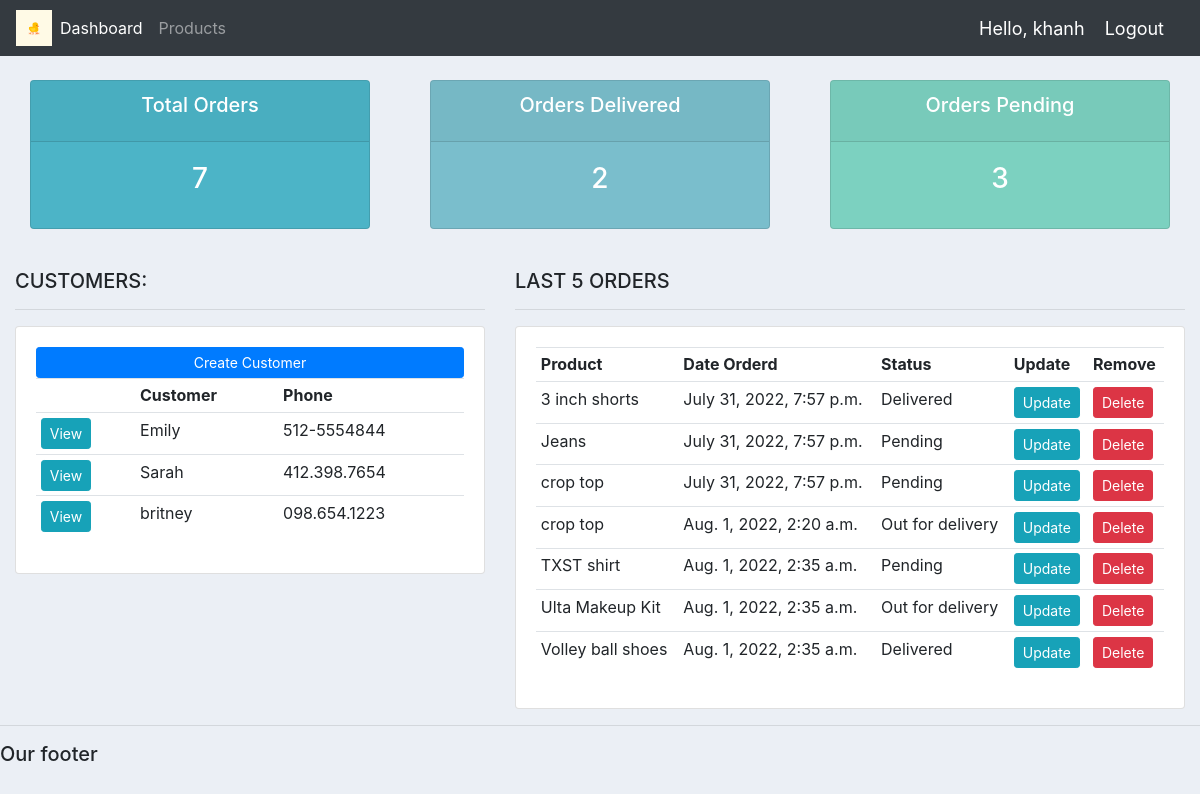
The app's page / (signed in) with its own data.
### accounts/models.py (models this page shows, shortened)
class Customer(models.Model):
	name = models.CharField(max_length=200, null=True)
	phone = models.CharField(max_length=200, null=True)
	email = models.CharField(max_length=200, null=True)
	date_created = models.DateTimeField(auto_now_add=True, null=True)

class Order(models.Model):
	STATUS = (
			('Pending', 'Pending'),
			('Out for delivery', 'Out for delivery'),
			('Delivered', 'Delivered'),
			)
	customer = models.ForeignKey(Customer, null=True, on_delete= models.SET_NULL)
	product = models.ForeignKey(Product, null=True, on_delete= models.SET_NULL)
	date_created = models.DateTimeField(auto_now_add=True, null=True)
	status = models.CharField(max_length=200, null=True, choices=STATUS)
	note = models.CharField(max_length=1000, null=True)

class Product(models.Model):
	CATEGORY = (
			('Indoor', 'Indoor'),
			('Out Door', 'Out Door'),
			)
	name = models.CharField(max_length=200, null=True)
	price = models.FloatField(null=True)
	category = models.CharField(max_length=200, null=True, choices=CATEGORY)
	description = models.CharField(max_length=200, null=True, blank=True)
	date_created = models.DateTimeField(auto_now_add=True, null=True)
	tags = models.ManyToManyField(Tag)
	def __str__(self):
		return self.name

### accounts/decorators.py (the view)
	def wrapper_function(request, *args, **kwargs):
		group = None
		if request.user.groups.exists():
			group = request.user.groups.all()[0].name
		if group == 'customer':
			return redirect('user-page')
		if group == 'admin':
			return view_func(request, *args, **kwargs)

### accounts/views.py (called while the page is built)
@login_required(login_url='login')
@admin_only
def home(request):
	orders = Order.objects.all()
	customers = Customer.objects.all()
	total_customers = customers.count()
	total_orders = orders.count()
	delivered = orders.filter(status='Delivered').count()
	pending = orders.filter(status='Pending').count()
	context = {'orders':orders, 'customers':customers,
	'total_orders':total_orders,'delivered':delivered,
	'pending':pending }
	return render(request, 'accounts/dashboard.html', context)

### accounts/templates/accounts/dashboard.html
{%  extends 'accounts/main.html' %}
{% block content %}
{%  include 'accounts/status.html' %}
<br>
<div class="row">
	<div class="col-md-5">
		<h5>CUSTOMERS:</h5>
		<hr>
		<div class="card card-body">
			<a class="btn btn-primary  btn-sm btn-block" href="">Create Customer</a>
			<table class="table table-sm">
				<tr>
					<th></th>
					<th>Customer</th>
					<th>Phone</th>
				</tr>
				{% for customer in customers %}
					<tr>
						<td><a class="btn btn-sm btn-info" href="{% url 'customer' customer.id %}">View</a></td>
						<td>{{customer.name}}</td>
						<td>{{customer.phone}}</td>
					</tr>
				{% endfor %}
			</table>
		</div>
	</div>
	<div class="col-md-7">
		<h5>LAST 5 ORDERS</h5>
		<hr>
		<div class="card card-body">
			<table class="table table-sm">
				<tr>
					<th>Product</th>
					<th>Date Orderd</th>
					<th>Status</th>
					<th>Update</th>
					<th>Remove</th>
				</tr>
				{% for order in orders %}
					<tr>
						<td>{{order.product}}</td>
						<td>{{order.date_created}}</td>
						<td>{{order.status}}</td>
						<td><a class="btn btn-sm btn-info" href="{% url 'update_order' order.id %}">Update</a></td>
						<td><a class="btn btn-sm btn-danger" href="{% url 'delete_order' order.id %}">Delete</a></td>
					</tr>
				{% endfor %}
			</table>
		</div>
	</div>
</div>
{% endblock %}

### accounts/templates/accounts/navbar.html (shortened to what this page needs)
{% load static %}
<nav class="navbar navbar-expand-lg navbar-dark bg-dark">
  <img src="{% static 'images/logo.png' %}" style="width: 3vw; min-width: 3px;"/>
  <div class="collapse navbar-collapse" id="navbarNav">
    <ul class="navbar-nav">
      <li class="nav-item active">
        <a class="nav-link" href="{% url 'home' %}">Dashboard</a>
      </li>
      <li class="nav-item">
        <a class="nav-link" href="{% url 'products' %}">Products</a>
      </li>
    </ul>
  </div>
  <span class="hello-msg">Hello, {{request.user}}</span>
  <span ><a  class="hello-msg" href="{% url 'logout' %}">Logout</a></span>
</nav>

### accounts/templates/accounts/status.html
<br>
<div class="row">
	<div class="col">
		<div class="col-md">
			<div class="card text-center text-white  mb-3" id="total-orders">
			  	<div class="card-header">
			  		<h5 class="card-title">Total Orders</h5>
			  	</div>
			  	<div class="card-body">
			    	<h3 class="card-title">{{total_orders}}</h3>
			  	</div>
			</div>
		</div>
	</div>
	<div class="col">
		<div class="col-md">
			<div class="card text-center text-white  mb-3" id="orders-delivered">
			  	<div class="card-header">
			  		<h5 class="card-title">Orders Delivered</h5>
			  	</div>
			  	<div class="card-body">
			    	<h3 class="card-title">{{delivered}}</h3>
			  	</div>
			</div>
		</div>
	</div>
	<div class="col">
		<div class="col-md">
			<div class="card text-center text-white  mb-3" id="orders-pending">
			  	<div class="card-header">
			  		<h5 class="card-title">Orders Pending</h5>
			  	</div>
			  	<div class="card-body">
			    	<h3 class="card-title">{{pending}}</h3>
			  	</div>
			</div>
		</div>
	</div>
</div>

### static/css/main.css (style rules this page uses)
body { background-color: #ebeff5; }
#total-orders { background-color: #4cb4c7; }
#orders-delivered { background-color: #7abecc; }
#orders-pending { background-color: #7CD1C0; }

### accounts/templates/accounts/navbar.html (style rules this page uses)
.hello-msg { font-size: 18px; color: #fff; margin-right: 20px; }

### records on screen
Customer: name "Emily", phone "512-5554844"
Customer: name "Sarah", phone "412.398.7654"
Customer: name "britney", phone "098.654.1223"
Order: product "3 inch shorts", date_created "July 31, 2022, 7:57 p.m.", status "Delivered"
Order: product "Jeans", date_created "July 31, 2022, 7:57 p.m.", status "Pending"
Order: product "crop top", date_created "July 31, 2022, 7:57 p.m.", status "Pending"
Order: product "crop top", date_created "Aug. 1, 2022, 2:20 a.m.", status "Out for delivery"
Order: product "TXST shirt", date_created "Aug. 1, 2022, 2:35 a.m.", status "Pending"
Order: product "Ulta Makeup Kit", date_created "Aug. 1, 2022, 2:35 a.m.", status "Out for delivery"
Order: product "Volley ball shoes", date_created "Aug. 1, 2022, 2:35 a.m.", status "Delivered"

### other values on screen
{{ request.user }} "khanh"
{{ total_orders }} "7"
{{ delivered }} "2"
{{ pending }} "3"
